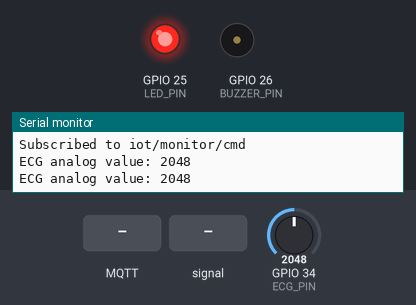
A sketch run on a simulated ESP32. On the bench: output pins drawn as LEDs (lit = HIGH), buzzer (waves = sounding, pin HIGH), the last lines printed to the serial monitor. Dashed ring = blinking. The test bench sets the inputs (shaded band); at power-on: GPIO 34 (ECG_PIN) = 2048. WiFi joins after 1.5 s; servers stay silent unless stated; no MQTT or app messages arrive unless stated.

Above: at 2.7 s.
2.8 s: MQTT message "LED_OFF" arrives on the first subscribed topic
At 4.2 s:
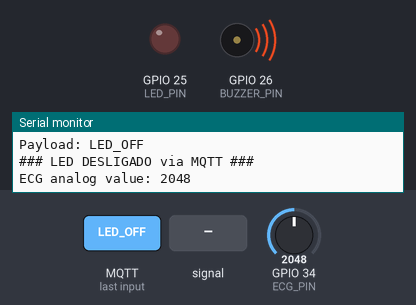
5.0 s: MQTT message "RESET" arrives on the first subscribed topic
At 8.7 s:
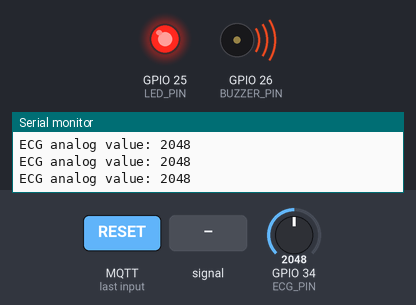
9.0 s: GPIO 34 (ECG_PIN) fed a 200 Hz sine of ±1842 counts around its level
At 10.3 s:
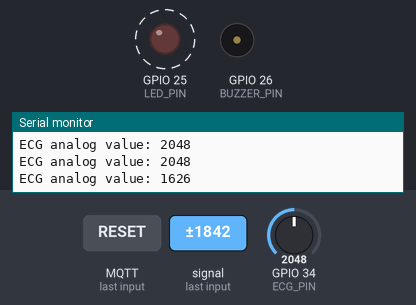
13.1 s: GPIO 34 (ECG_PIN) set to 1960
At 14.7 s:
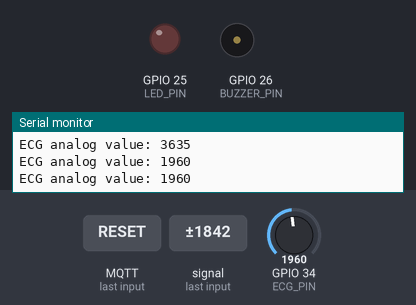
15.0 s: GPIO 34 (ECG_PIN) set to 2053
At 16.5 s:
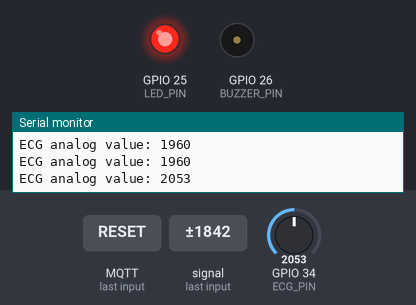
Timing chart, 0 to 19.1 s (numbered marks = the images above; inputs shaded):
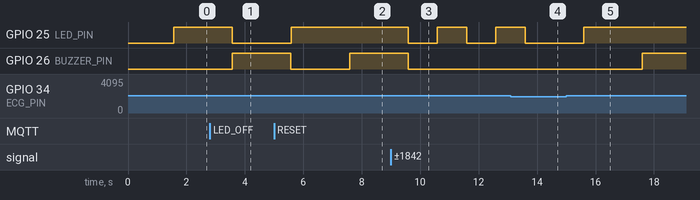

Measured:
- the behaviour switches between 2000 and 2001 on GPIO 34 (ECG_PIN) (found by bisection; images 4 and 5)
- after the input at 2.8 s, GPIO 25 (LED_PIN): HIGH → LOW after 0.77 s
- after the input at 5.0 s, GPIO 25 (LED_PIN): LOW → HIGH after 0.58 s; GPIO 26 (BUZZER_PIN): HIGH → LOW after 0.58 s, → HIGH 2.0 s later
- after the input at 9.0 s, GPIO 25 (LED_PIN): alternates HIGH for 1.0 s and LOW for 1.0 s, starting after 0.59 s; GPIO 26 (BUZZER_PIN): HIGH → LOW after 0.59 s
- after the input at 13.1 s, GPIO 25 (LED_PIN): HIGH → LOW after 0.49 s instead of 1.5 s
- after the input at 15.0 s, GPIO 25 (LED_PIN): LOW → HIGH after 0.59 s; GPIO 26 (BUZZER_PIN): LOW → HIGH after 2.6 s

The sketch:

sketch.ino
```cpp
// IoT Heartbeat Monitor - Scenario 2 (MQTT)
// Author: Alecsei Ivanov da Costa e Víctor Céspedes Duran
// OBJETOS INTELIGENTES CONECTADOS

#include <WiFi.h>
#include <PubSubClient.h>

#define ECG_PIN 34
#define LED_PIN 25
#define BUZZER_PIN 26

const int LOW_THRESHOLD = 500;
const int HIGH_THRESHOLD = 2000;

unsigned long anomalyStart = 0;
bool alertPublished = false;

// Controle manual via MQTT
bool manualLedControl = false;
bool manualBuzzerControl = false;

const char* ssid = "Wokwi-GUEST";
const char* password = "";
const char* mqtt_server = "test.mosquitto.org";

WiFiClient espClient;
PubSubClient client(espClient);

// ---------------- WIFI ----------------
void setup_wifi() {
  delay(10);
  Serial.println();
  Serial.print("Connecting to ");
  Serial.println(ssid);

  WiFi.begin(ssid, password);

  unsigned long start = millis();
  while (WiFi.status() != WL_CONNECTED && millis() - start < 10000) {
    delay(500);
    Serial.print(".");
  }

  if (WiFi.status() == WL_CONNECTED) {
    Serial.println("\nWiFi connected");
    Serial.print("IP: ");
    Serial.println(WiFi.localIP());
  } else {
    Serial.println("\nWiFi NOT connected (Wokwi network error)");
  }
}

// --------------- CALLBACK MQTT ------------------
void mqtt_callback(char* topic, byte* payload, unsigned int length) {
  Serial.print("Mensagem recebida no tópico: ");
  Serial.println(topic);

  String msg = "";
  for (unsigned int i = 0; i < length; i++) {
    msg += (char)payload[i];
  }
  msg.trim();
  Serial.print("Payload: ");
  Serial.println(msg);

  // ------ RESET COMPLETO ------
  if (msg.equalsIgnoreCase("RESET")) {
    manualLedControl = false;
    manualBuzzerControl = false;
    anomalyStart = 0;
    alertPublished = false;

    digitalWrite(LED_PIN, LOW);
    digitalWrite(BUZZER_PIN, LOW);

    Serial.println("### RESET COMPLETO: sistema voltou ao modo automático ###");
    return; // Sai da callback para evitar conflitos
  }

  // ------ Comandos para LED ------
  if (msg.equalsIgnoreCase("LED_ON")) {
    manualLedControl = true;
    digitalWrite(LED_PIN, HIGH);
    Serial.println("### LED LIGADO via MQTT ###");
  }
  else if (msg.equalsIgnoreCase("LED_OFF")) {
    manualLedControl = true;
    digitalWrite(LED_PIN, LOW);
    Serial.println("### LED DESLIGADO via MQTT ###");
  }
  else if (msg.equalsIgnoreCase("LED_AUTO")) {
    manualLedControl = false;
    Serial.println("### LED voltou ao modo automático ###");
  }

  // ------ Comandos para BUZZER ------
  else if (msg.equalsIgnoreCase("BUZZER_ON")) {
    manualBuzzerControl = true;
    digitalWrite(BUZZER_PIN, HIGH);
    Serial.println("### BUZZER LIGADO via MQTT ###");
  }
  else if (msg.equalsIgnoreCase("BUZZER_OFF")) {
    manualBuzzerControl = true;
    digitalWrite(BUZZER_PIN, LOW);
    Serial.println("### BUZZER DESLIGADO via MQTT ###");
  }
  else if (msg.equalsIgnoreCase("BUZZER_AUTO")) {
    manualBuzzerControl = false;
    Serial.println("### BUZZER voltou ao modo automático ###");
  }
}

void reconnect() {
  while (!client.connected()) {
    Serial.print("Connecting to MQTT...");
    if (client.connect("ESP32Client_Alecsei")) {
      Serial.println("connected!");
      client.subscribe("iot/monitor/cmd");
      Serial.println("Subscribed to iot/monitor/cmd");
    } else {
      Serial.print("failed, rc=");
      Serial.print(client.state());
      Serial.println(" retrying in 5 seconds");
      delay(5000);
    }
  }
}

void publish_ecg(int value) {
  char msg[50];
  snprintf(msg, sizeof(msg), "%d", value);
  client.publish("iot/monitor/ecg", msg);
}

void publish_alert(const char* txt) {
  client.publish("iot/monitor/alert", txt);
}

// --------------------- SETUP -----------------------
void setup() {
  Serial.begin(115200);

  pinMode(LED_PIN, OUTPUT);
  pinMode(BUZZER_PIN, OUTPUT);

  digitalWrite(LED_PIN, LOW);
  digitalWrite(BUZZER_PIN, LOW);

  setup_wifi();
  client.setServer(mqtt_server, 1883);
  client.setCallback(mqtt_callback);

  Serial.println("Scenario 2: MQTT simulation started.");
}

// ---------------------- LOOP ------------------------
void loop() {

  // MQTT + WiFi
  if (WiFi.status() == WL_CONNECTED) {
    if (!client.connected()) {
      reconnect();
    }
    client.loop();
  }

  // Leitura do ECG
  int sinal = analogRead(ECG_PIN);
  Serial.print("ECG analog value: ");
  Serial.println(sinal);

  bool abnormal = (sinal < LOW_THRESHOLD) || (sinal > HIGH_THRESHOLD);

  // ----------------- CONTROLE DO LED -----------------
  if (!manualLedControl) {
    digitalWrite(LED_PIN, abnormal ? HIGH : LOW);
  }

  // ----------------- LÓGICA DE ALERTA -----------------
  if (abnormal) {

    if (anomalyStart == 0) {
      anomalyStart = millis();
      alertPublished = false;
    }

    // Após 2 segundos → buzzer toca e fica constante
    if (!manualBuzzerControl && millis() - anomalyStart >= 2000) {
      digitalWrite(BUZZER_PIN, HIGH);

      if (!alertPublished && client.connected()) {
        publish_alert("Alert: abnormal heart measurement detected");
        alertPublished = true;
      }
    }

  } else {

    // Se não estiver com override manual, buzzer desliga
    if (!manualBuzzerControl) {
      digitalWrite(BUZZER_PIN, LOW);
    }

    anomalyStart = 0;
    alertPublished = false;
  }

  // ---------------- PUBLICAÇÃO DO ECG ------------------
  if (client.connected()) {
    publish_ecg(sinal);
  }

  delay(1000);
}
```
